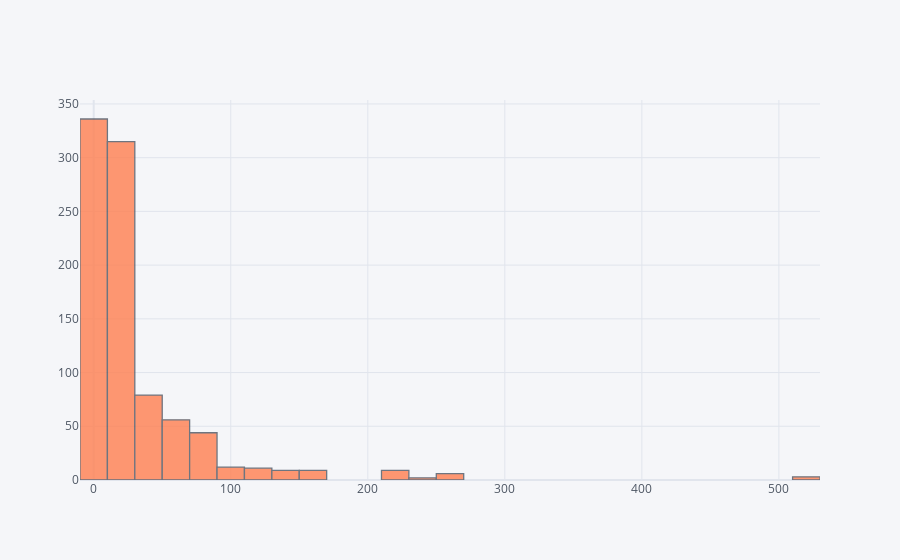

Notebook source saved alongside this figure:
### Markdown cell above
### Cufflinks

Cufflinks is another library that connects the Pandas data frame with Plotly enabling users to create visualizations directly from Pandas. The library binds the power of Plotly with the flexibility of Pandas for easy plotting.

### Code cell
import cufflinks as cf
cf.go_offline()

train['Fare'].iplot(kind='hist', color='coral', bins=30)

### Figure 1 — Plotly figure (JSON) as saved in the notebook; plotly's stock layout.template omitted (floating-point values rounded to 4 significant figures; data arrays with more than 128 entries replaced by an {"elided": "..."} marker saying what was removed)
{"data": [{"histfunc": "count", "histnorm": "", "marker": {"color": "rgba(255, 127, 80, 1.0)", "line": {"color": "#4D5663", "width": 1.3}}, "name": "Fare", "nbinsx": 30, "opacity": 0.8, "orientation": "v", "type": "histogram", "x": {"elided": "891 float values"}}], "layout": {"barmode": "overlay", "legend": {"bgcolor": "#F5F6F9", "font": {"color": "#4D5663"}}, "paper_bgcolor": "#F5F6F9", "plot_bgcolor": "#F5F6F9", "title": {"font": {"color": "#4D5663"}}, "xaxis": {"gridcolor": "#E1E5ED", "showgrid": true, "tickfont": {"color": "#4D5663"}, "title": {"font": {"color": "#4D5663"}, "text": ""}, "zerolinecolor": "#E1E5ED"}, "yaxis": {"gridcolor": "#E1E5ED", "showgrid": true, "tickfont": {"color": "#4D5663"}, "title": {"font": {"color": "#4D5663"}, "text": ""}, "zerolinecolor": "#E1E5ED"}}}
